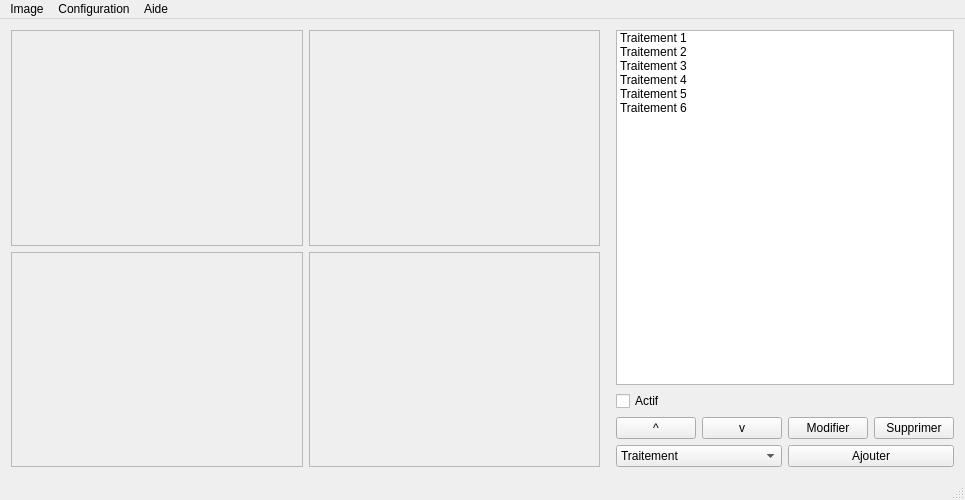
<?xml version="1.0" encoding="UTF-8"?>
<ui version="4.0">
 <class>InterfacePrincipale</class>
 <widget class="QMainWindow" name="InterfacePrincipale">
  <property name="geometry">
   <rect>
    <x>0</x>
    <y>0</y>
    <width>965</width>
    <height>500</height>
   </rect>
  </property>
  <property name="minimumSize">
   <size>
    <width>964</width>
    <height>500</height>
   </size>
  </property>
  <property name="windowTitle">
   <string>HoKo</string>
  </property>
  <property name="windowIcon">
   <iconset>
    <normaloff>logo/hoko-logo-500.png</normaloff>logo/hoko-logo-500.png</iconset>
  </property>
  <property name="toolButtonStyle">
   <enum>Qt::ToolButtonTextOnly</enum>
  </property>
  <widget class="QWidget" name="centralWidget">
   <layout class="QHBoxLayout" name="horizontalLayout">
    <item>
     <layout class="QGridLayout" name="gridLayout_2">
      <item row="0" column="1">
       <widget class="QLabel" name="label_2">
        <property name="sizePolicy">
         <sizepolicy hsizetype="Expanding" vsizetype="Expanding">
          <horstretch>0</horstretch>
          <verstretch>0</verstretch>
         </sizepolicy>
        </property>
        <property name="frameShape">
         <enum>QFrame::StyledPanel</enum>
        </property>
        <property name="text">
         <string/>
        </property>
       </widget>
      </item>
      <item row="1" column="0">
       <widget class="QLabel" name="label_4">
        <property name="sizePolicy">
         <sizepolicy hsizetype="Expanding" vsizetype="Expanding">
          <horstretch>0</horstretch>
          <verstretch>0</verstretch>
         </sizepolicy>
        </property>
        <property name="frameShape">
         <enum>QFrame::StyledPanel</enum>
        </property>
        <property name="frameShadow">
         <enum>QFrame::Plain</enum>
        </property>
        <property name="text">
         <string/>
        </property>
       </widget>
      </item>
      <item row="0" column="0">
       <widget class="QLabel" name="label">
        <property name="sizePolicy">
         <sizepolicy hsizetype="Expanding" vsizetype="Expanding">
          <horstretch>0</horstretch>
          <verstretch>0</verstretch>
         </sizepolicy>
        </property>
        <property name="autoFillBackground">
         <bool>false</bool>
        </property>
        <property name="frameShape">
         <enum>QFrame::StyledPanel</enum>
        </property>
        <property name="frameShadow">
         <enum>QFrame::Plain</enum>
        </property>
        <property name="text">
         <string/>
        </property>
       </widget>
      </item>
      <item row="1" column="1">
       <widget class="QLabel" name="label_3">
        <property name="sizePolicy">
         <sizepolicy hsizetype="Expanding" vsizetype="Expanding">
          <horstretch>0</horstretch>
          <verstretch>0</verstretch>
         </sizepolicy>
        </property>
        <property name="frameShape">
         <enum>QFrame::StyledPanel</enum>
        </property>
        <property name="text">
         <string/>
        </property>
       </widget>
      </item>
     </layout>
    </item>
    <item>
     <spacer name="horizontalSpacer">
      <property name="orientation">
       <enum>Qt::Horizontal</enum>
      </property>
      <property name="sizeType">
       <enum>QSizePolicy::Fixed</enum>
      </property>
      <property name="sizeHint" stdset="0">
       <size>
        <width>10</width>
        <height>20</height>
       </size>
      </property>
     </spacer>
    </item>
    <item>
     <layout class="QVBoxLayout" name="verticalLayout">
      <item>
       <widget class="QListWidget" name="listWidget">
        <property name="sizePolicy">
         <sizepolicy hsizetype="Preferred" vsizetype="Expanding">
          <horstretch>0</horstretch>
          <verstretch>0</verstretch>
         </sizepolicy>
        </property>
        <property name="minimumSize">
         <size>
          <width>0</width>
          <height>0</height>
         </size>
        </property>
        <item>
         <property name="text">
          <string>Traitement 1</string>
         </property>
        </item>
        <item>
         <property name="text">
          <string>Traitement 2</string>
         </property>
        </item>
        <item>
         <property name="text">
          <string>Traitement 3</string>
         </property>
        </item>
        <item>
         <property name="text">
          <string>Traitement 4</string>
         </property>
        </item>
        <item>
         <property name="text">
          <string>Traitement 5</string>
         </property>
        </item>
        <item>
         <property name="text">
          <string>Traitement 6</string>
         </property>
        </item>
       </widget>
      </item>
      <item>
       <widget class="QCheckBox" name="checkBox">
        <property name="text">
         <string>Actif</string>
        </property>
       </widget>
      </item>
      <item>
       <layout class="QHBoxLayout" name="horizontalLayout_2">
        <item>
         <widget class="QPushButton" name="pushButton_2">
          <property name="text">
           <string>^</string>
          </property>
         </widget>
        </item>
        <item>
         <widget class="QPushButton" name="pushButton_3">
          <property name="sizePolicy">
           <sizepolicy hsizetype="Minimum" vsizetype="Minimum">
            <horstretch>0</horstretch>
            <verstretch>0</verstretch>
           </sizepolicy>
          </property>
          <property name="text">
           <string>v</string>
          </property>
         </widget>
        </item>
        <item>
         <widget class="QPushButton" name="pushButton_4">
          <property name="text">
           <string>Modifier</string>
          </property>
         </widget>
        </item>
        <item>
         <widget class="QPushButton" name="pushButton">
          <property name="text">
           <string>Supprimer</string>
          </property>
         </widget>
        </item>
       </layout>
      </item>
      <item>
       <layout class="QHBoxLayout" name="horizontalLayout_3">
        <item>
         <widget class="QComboBox" name="comboBox">
          <item>
           <property name="text">
            <string>Traitement</string>
           </property>
          </item>
          <item>
           <property name="text">
            <string>Traitement</string>
           </property>
          </item>
          <item>
           <property name="text">
            <string>Traitement</string>
           </property>
          </item>
          <item>
           <property name="text">
            <string>Traitement</string>
           </property>
          </item>
          <item>
           <property name="text">
            <string>Traitement</string>
           </property>
          </item>
         </widget>
        </item>
        <item>
         <widget class="QPushButton" name="pushButton_5">
          <property name="text">
           <string>Ajouter</string>
          </property>
         </widget>
        </item>
       </layout>
      </item>
     </layout>
    </item>
   </layout>
  </widget>
  <widget class="QMenuBar" name="menuBar">
   <property name="geometry">
    <rect>
     <x>0</x>
     <y>0</y>
     <width>900</width>
     <height>20</height>
    </rect>
   </property>
   <widget class="QMenu" name="menuHoKo">
    <property name="title">
     <string>Image</string>
    </property>
    <addaction name="actionImporter_une_image"/>
    <addaction name="actionSauvegarder_l_image_finale"/>
   </widget>
   <widget class="QMenu" name="menuCOnfiguration">
    <property name="title">
     <string>Configuration</string>
    </property>
    <addaction name="actionCharger_une_configuration"/>
    <addaction name="actionExporter_la_configuration"/>
   </widget>
   <widget class="QMenu" name="menuAide">
    <property name="title">
     <string>Aide</string>
    </property>
    <addaction name="actionAide"/>
    <addaction name="actionVersion"/>
   </widget>
   <addaction name="menuHoKo"/>
   <addaction name="menuCOnfiguration"/>
   <addaction name="menuAide"/>
  </widget>
  <widget class="QStatusBar" name="statusBar"/>
  <action name="actionCharger_une_configuration">
   <property name="text">
    <string>Charger une configuration</string>
   </property>
  </action>
  <action name="actionExporter_la_configuration">
   <property name="text">
    <string>Exporter la configuration</string>
   </property>
  </action>
  <action name="actionImporter_une_image">
   <property name="text">
    <string>Importer une image</string>
   </property>
  </action>
  <action name="actionSauvegarder_l_image_finale">
   <property name="text">
    <string>Sauvegarder l'image finale</string>
   </property>
  </action>
  <action name="actionAide">
   <property name="text">
    <string>Guide d'utilisation</string>
   </property>
  </action>
  <action name="actionVersion">
   <property name="text">
    <string>À propos de HoKo</string>
   </property>
  </action>
 </widget>
 <layoutdefault spacing="6" margin="11"/>
 <resources/>
 <connections>
  <connection>
   <sender>actionImporter_une_image</sender>
   <signal>triggered()</signal>
   <receiver>InterfacePrincipale</receiver>
   <slot>importerUneImage()</slot>
   <hints>
    <hint type="sourcelabel">
     <x>-1</x>
     <y>-1</y>
    </hint>
    <hint type="destinationlabel">
     <x>449</x>
     <y>249</y>
    </hint>
   </hints>
  </connection>
  <connection>
   <sender>actionSauvegarder_l_image_finale</sender>
   <signal>triggered()</signal>
   <receiver>InterfacePrincipale</receiver>
   <slot>importerUneImage()</slot>
   <hints>
    <hint type="sourcelabel">
     <x>-1</x>
     <y>-1</y>
    </hint>
    <hint type="destinationlabel">
     <x>449</x>
     <y>249</y>
    </hint>
   </hints>
  </connection>
 </connections>
</ui>
